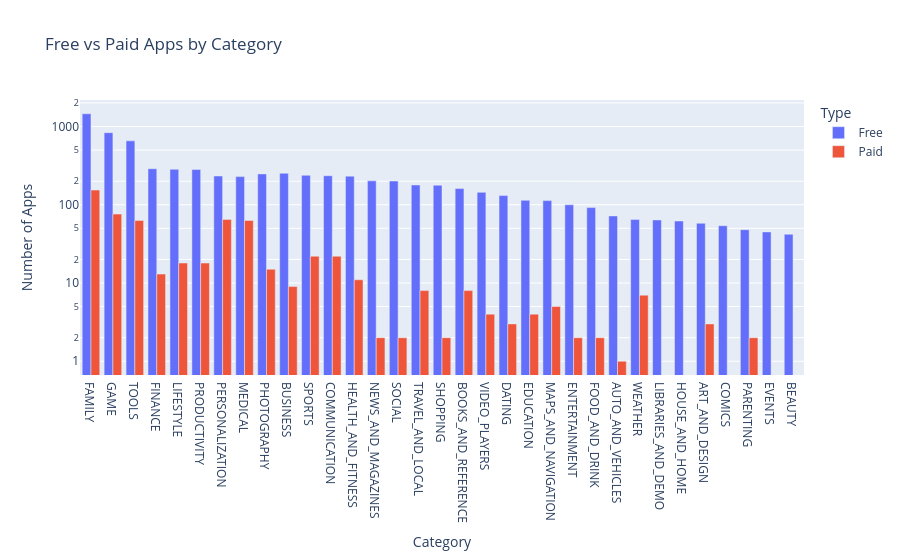

Notebook cell for this chart:
### Markdown cell above
**Challenge**: Use the plotly express bar [chart examples](https://plotly.com/python/bar-charts/#bar-chart-with-sorted-or-ordered-categories) and the [.bar() API reference](https://plotly.com/python-api-reference/generated/plotly.express.bar.html#plotly.express.bar) to create this bar chart: 

<img src=https://imgur.com/LE0XCxA.png>

You'll want to use the `df_free_vs_paid` DataFrame that you created above that has the total number of free and paid apps per category. 

See if you can figure out how to get the look above by changing the `categoryorder` to 'total descending' as outlined in the documentation here [here](https://plotly.com/python/categorical-axes/#automatically-sorting-categories-by-name-or-total-value).

### Code cell
bar = express.bar(df_free_vs_paid,
                  x=df_free_vs_paid.Category, 
                  y=df_free_vs_paid.App,
                  title='Free vs Paid Apps by Category',
                  color='Type',
                  barmode='group')
bar.update_layout(xaxis_title='Category',
                  yaxis_title='Number of Apps',
                  xaxis={'categoryorder':'total descending'},
                  yaxis=dict(type='log'))

bar.add_trace(graph_objects.Bar(
    x=df_free_vs_paid.Category,
    y=df_free_vs_paid[df_free_vs_paid.App == 'Free'],
    name='Type=Free',
    marker_color='indianred'
))
bar.add_trace(graph_objects.Bar(
    x=df_free_vs_paid.Category,
    y=df_free_vs_paid[df_free_vs_paid.App == 'Paid'],
    name='Type=Paid',
    marker_color='lightsalmon'
))

bar.update_xaxes(categoryorder='total descending')
bar.show()

### Figure 1 — Plotly figure (JSON) as saved in the notebook; plotly's stock layout.template omitted (floating-point values rounded to 4 significant figures)
{"data": [{"alignmentgroup": "True", "hovertemplate": "Type=Free<br>Category=%{x}<br>App=%{y}<extra></extra>", "legendgroup": "Free", "marker": {"color": "#636efa", "pattern": {"shape": ""}}, "name": "Free", "offsetgroup": "Free", "orientation": "v", "showlegend": true, "textposition": "auto", "type": "bar", "x": ["ART_AND_DESIGN", "AUTO_AND_VEHICLES", "BEAUTY", "BOOKS_AND_REFERENCE", "BUSINESS", "COMICS", "COMMUNICATION", "DATING", "EDUCATION", "ENTERTAINMENT", "EVENTS", "FAMILY", "FINANCE", "FOOD_AND_DRINK", "GAME", "HEALTH_AND_FITNESS", "HOUSE_AND_HOME", "LIBRARIES_AND_DEMO", "LIFESTYLE", "MAPS_AND_NAVIGATION", "MEDICAL", "NEWS_AND_MAGAZINES", "PARENTING", "PERSONALIZATION", "PHOTOGRAPHY", "PRODUCTIVITY", "SHOPPING", "SOCIAL", "SPORTS", "TOOLS", "TRAVEL_AND_LOCAL", "VIDEO_PLAYERS", "WEATHER"], "xaxis": "x", "y": [58, 72, 42, 161, 253, 54, 235, 131, 114, 100, 45, 1456, 289, 92, 834, 232, 62, 64, 284, 113, 229, 202, 48, 233, 248, 283, 178, 201, 238, 656, 179, 144, 65], "yaxis": "y"}, {"alignmentgroup": "True", "hovertemplate": "Type=Paid<br>Category=%{x}<br>App=%{y}<extra></extra>", "legendgroup": "Paid", "marker": {"color": "#EF553B", "pattern": {"shape": ""}}, "name": "Paid", "offsetgroup": "Paid", "orientation": "v", "showlegend": true, "textposition": "auto", "type": "bar", "x": ["ART_AND_DESIGN", "AUTO_AND_VEHICLES", "BOOKS_AND_REFERENCE", "BUSINESS", "COMMUNICATION", "DATING", "EDUCATION", "ENTERTAINMENT", "FAMILY", "FINANCE", "FOOD_AND_DRINK", "GAME", "HEALTH_AND_FITNESS", "LIFESTYLE", "MAPS_AND_NAVIGATION", "MEDICAL", "NEWS_AND_MAGAZINES", "PARENTING", "PERSONALIZATION", "PHOTOGRAPHY", "PRODUCTIVITY", "SHOPPING", "SOCIAL", "SPORTS", "TOOLS", "TRAVEL_AND_LOCAL", "VIDEO_PLAYERS", "WEATHER"], "xaxis": "x", "y": [3, 1, 8, 9, 22, 3, 4, 2, 154, 13, 2, 76, 11, 18, 5, 63, 2, 2, 65, 15, 18, 2, 2, 22, 63, 8, 4, 7], "yaxis": "y"}, {"marker": {"color": "indianred"}, "name": "Type=Free", "type": "bar", "x": ["ART_AND_DESIGN", "ART_AND_DESIGN", "AUTO_AND_VEHICLES", "AUTO_AND_VEHICLES", "BEAUTY", "BOOKS_AND_REFERENCE", "BOOKS_AND_REFERENCE", "BUSINESS", "BUSINESS", "COMICS", "COMMUNICATION", "COMMUNICATION", "DATING", "DATING", "EDUCATION", "EDUCATION", "ENTERTAINMENT", "ENTERTAINMENT", "EVENTS", "FAMILY", "FAMILY", "FINANCE", "FINANCE", "FOOD_AND_DRINK", "FOOD_AND_DRINK", "GAME", "GAME", "HEALTH_AND_FITNESS", "HEALTH_AND_FITNESS", "HOUSE_AND_HOME", "LIBRARIES_AND_DEMO", "LIFESTYLE", "LIFESTYLE", "MAPS_AND_NAVIGATION", "MAPS_AND_NAVIGATION", "MEDICAL", "MEDICAL", "NEWS_AND_MAGAZINES", "NEWS_AND_MAGAZINES", "PARENTING", "PARENTING", "PERSONALIZATION", "PERSONALIZATION", "PHOTOGRAPHY", "PHOTOGRAPHY", "PRODUCTIVITY", "PRODUCTIVITY", "SHOPPING", "SHOPPING", "SOCIAL", "SOCIAL", "SPORTS", "SPORTS", "TOOLS", "TOOLS", "TRAVEL_AND_LOCAL", "TRAVEL_AND_LOCAL", "VIDEO_PLAYERS", "VIDEO_PLAYERS", "WEATHER", "WEATHER"], "y": []}, {"marker": {"color": "lightsalmon"}, "name": "Type=Paid", "type": "bar", "x": ["ART_AND_DESIGN", "ART_AND_DESIGN", "AUTO_AND_VEHICLES", "AUTO_AND_VEHICLES", "BEAUTY", "BOOKS_AND_REFERENCE", "BOOKS_AND_REFERENCE", "BUSINESS", "BUSINESS", "COMICS", "COMMUNICATION", "COMMUNICATION", "DATING", "DATING", "EDUCATION", "EDUCATION", "ENTERTAINMENT", "ENTERTAINMENT", "EVENTS", "FAMILY", "FAMILY", "FINANCE", "FINANCE", "FOOD_AND_DRINK", "FOOD_AND_DRINK", "GAME", "GAME", "HEALTH_AND_FITNESS", "HEALTH_AND_FITNESS", "HOUSE_AND_HOME", "LIBRARIES_AND_DEMO", "LIFESTYLE", "LIFESTYLE", "MAPS_AND_NAVIGATION", "MAPS_AND_NAVIGATION", "MEDICAL", "MEDICAL", "NEWS_AND_MAGAZINES", "NEWS_AND_MAGAZINES", "PARENTING", "PARENTING", "PERSONALIZATION", "PERSONALIZATION", "PHOTOGRAPHY", "PHOTOGRAPHY", "PRODUCTIVITY", "PRODUCTIVITY", "SHOPPING", "SHOPPING", "SOCIAL", "SOCIAL", "SPORTS", "SPORTS", "TOOLS", "TOOLS", "TRAVEL_AND_LOCAL", "TRAVEL_AND_LOCAL", "VIDEO_PLAYERS", "VIDEO_PLAYERS", "WEATHER", "WEATHER"], "y": []}], "layout": {"barmode": "group", "legend": {"title": {"text": "Type"}, "tracegroupgap": 0}, "title": {"text": "Free vs Paid Apps by Category"}, "xaxis": {"anchor": "y", "categoryorder": "total descending", "domain": [0, 1], "title": {"text": "Category"}}, "yaxis": {"anchor": "x", "domain": [0, 1], "title": {"text": "Number of Apps"}, "type": "log"}}}
